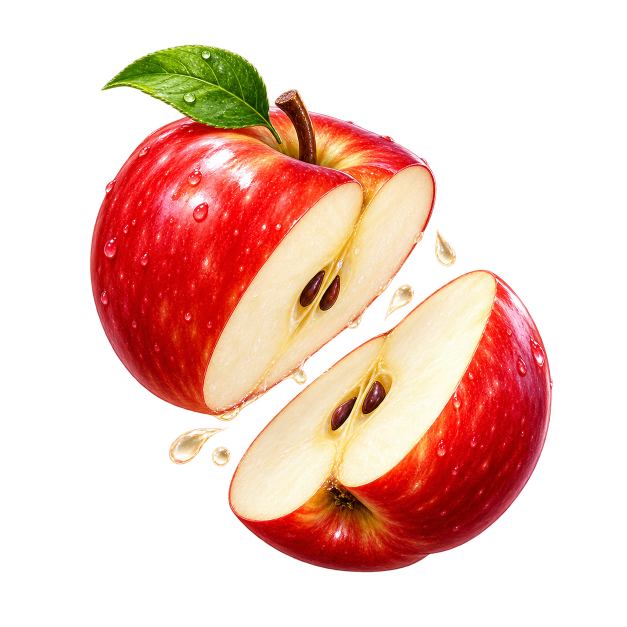
#> input picture ArtSource/PRD-v1.0/FruitReferences/apple/cut.png, 1254 x 1254 px (shown at 1/2 size)
$ python -i ground_fruit_references.py   (imports and definitions only)
#> lines starting #> are read from the running program, lines starting #| are printed output that depends on the picture
#!/usr/bin/env python3
"""Ground every PRD v1.0 fruit reference pair before any modeling.

Per fruit: verify both PNGs against the PRD manifest hashes, copy pristine
copies into the fruit's model directory, and measure a pixel profile
(silhouette bbox, quantized palette, interior dark/bright clusters) written
as <fruit>_grounding.json. The generating environment has no vision model,
so these measurements are the observed-facts basis for the per-fruit
reference manifests.

Run from the repository root:
  python3 Tools/Blender/ground_fruit_references.py
"""
from __future__ import annotations

import hashlib
import json
import shutil
from pathlib import Path

from PIL import Image

ROOT = Path(__file__).resolve().parents[2]
PRD_MANIFEST = ROOT / "ArtSource" / "PRD-v1.0" / "manifest.json"
MODELS = ROOT / "FruitWaveApp" / "Resources" / "Models"


def sha256(path: Path) -> str:
    digest = hashlib.sha256()
    with open(path, "rb") as handle:
        for chunk in iter(lambda: handle.read(1 << 20), b""):
            digest.update(chunk)
    return digest.hexdigest()


def profile(path: Path) -> dict:
    """Pixel profile: silhouette + palette + bright/dark clusters."""
    image = Image.open(path).convert("RGBA")
#> image is the input picture: PIL image 1254x1254 RGBA; mean R, G, B, A 86.6, 48.1, 36.9, 96.9
    width, height = image.size
#> width = 1254; height = 1254
    rgba = image.getdata()
    min_x = min_y = 10 ** 9
    max_x = max_y = -1
    opaque = 0
    # Downsampled luminance map for cluster stats.
    small = image.convert("RGB").resize((96, 96))
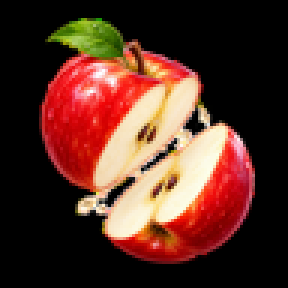
#> small: PIL image 96x96 RGB (shown 3 times larger); mean R, G, B 86.8, 48.2, 37
    lum_rows = []
    for py in range(96):
        row = []
        for px in range(96):
            r, g, b = small.getpixel((px, py))
            row.append(0.2126 * r + 0.7152 * g + 0.0722 * b)
        lum_rows.append(row)
#> after the loop, lum_rows = 96 items
    for y in range(height):
        for x in range(width):
            _, _, _, a = rgba[y * width + x]
            if a > 0.8:
                opaque += 1
                min_x = min(min_x, x)
                max_x = max(max_x, x)
                min_y = min(min_y, y)
                max_y = max(max_y, y)
#> after the loop, opaque = 636901
    if opaque == 0:
        return {"opaque_pct": 0.0}
    bbox = {
        "left_pct": round(100 * min_x / width, 1),
        "right_pct": round(100 * max_x / width, 1),
        "top_pct": round(100 * min_y / height, 1),
        "bottom_pct": round(100 * max_y / height, 1),
        "width_pct": round(100 * (max_x - min_x) / width, 1),
        "height_pct": round(100 * (max_y - min_y) / height, 1),
        "aspect_w_h": round((max_x - min_x) / max(1, (max_y - min_y)), 3),
    }
    quantized = small.quantize(colors=8, method=Image.MEDIANCUT)
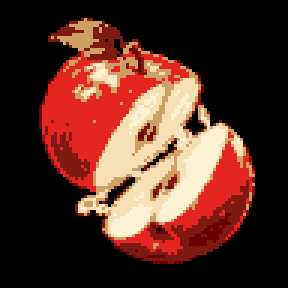
#> quantized: PIL image 96x96 P (shown 3 times larger); mean R, G, B 86.3, 47.9, 38
    palette = sorted(quantized.getcolors(96 * 96), reverse=True)
#> palette = [(5281, 7), (1141, 3), (787, 1), (678, 4), (625, 2), (442, 0), (142, 5), (120, 6)]
    colors = []
    for count, index in palette:
        r, g, b = quantized.getpalette()[3 * index:3 * index + 3]
        colors.append({"pct": round(100 * count / (96 * 96), 1), "rgb": [r, g, b]})
#> this loop made 8 passes
#> (count, index, r, g, b) on passes 1 to 8: (5281, 7, 0, 0, 0), (1141, 3, 229, 37, 33), (787, 1, 246, 223, 181), (678, 4, 127, 26, 19), (625, 2, 206, 160, 101), (442, 0, 251, 241, 211), (142, 5, 105, 0, 1), (120, 6, 0, 0, 2)
#> after the loop, colors = 8 items
    # Corner colors approximate the background family.
    corners = [small.getpixel(p) for p in ((2, 2), (93, 2), (2, 93), (93, 93))]
#> corners = [(0, 0, 0), (0, 0, 0), (0, 0, 0), (0, 0, 0)]
    background = tuple(round(sum(channel[i] for channel in corners) / 4) for i in range(3))
#> background = (0, 0, 0)
    # Bright clusters (specular) and dark clusters (seeds/pits) inside the
    # opaque bbox, measured on the downsampled map.
    bright = dark = 0
    for py in range(96):
        for px in range(96):
            x_frac = px / 96
            y_frac = py / 96
            if not (bbox["left_pct"] / 100 <= x_frac <= bbox["right_pct"] / 100):
                continue
            if not (bbox["top_pct"] / 100 <= y_frac <= bbox["bottom_pct"] / 100):
                continue
            lum = lum_rows[py][px]
            if lum > 215:
                bright += 1
            elif lum < 45:
                dark += 1
#> after the loop, bright = 1036; dark = 5617
    inside = 96 * 96
    return {
        "opaque_pct": round(100 * opaque / (width * height), 2),
        "bbox": bbox,
        "palette": colors,
        "background_rgb": list(background),
        "bright_pct_of_bbox": round(100 * bright / inside, 2),
        "dark_pct_of_bbox": round(100 * dark / inside, 2),
    }


def main() -> None:
    if not PRD_MANIFEST.is_file():
        raise FileNotFoundError(f"PRD reference index is missing: {PRD_MANIFEST}")
    prd = json.loads(PRD_MANIFEST.read_text())
    report = {}
    for entry in sorted(prd["assets"], key=lambda a: (a["fruit"], a["role"])):
        fruit = entry["fruit"]
        role = entry["role"]
        source = ROOT / entry["path"]
        digest = sha256(source)
        verified = digest == entry["sha256"]
        title = fruit.title().replace("_", "")
        out_dir = MODELS / title
        out_dir.mkdir(parents=True, exist_ok=True)
        suffix = "" if role == "whole" else "_cut"
        pristine = out_dir / f"{fruit}_reference{suffix}.png"
        shutil.copyfile(source, pristine)
        report.setdefault(fruit, {})[role] = {
            "sha256_verified": verified,
            "source": entry["path"],
            "pristine_copy": str(pristine.relative_to(ROOT)),
            "profile": profile(source),
        }
        print(f"{fruit:14s} {role:5s} hash={'OK' if verified else 'MISMATCH'} {pristine.name}")
    (ROOT / "Tools" / "Blender" / "grounding_report.json").write_text(
        json.dumps(report, ensure_ascii=False, indent=2) + "\n"
    )
    print("grounding_report.json written")


# [2 lines not run here, left out]

>>> result = profile('../../ArtSource/PRD-v1.0/FruitReferences/apple/cut.png')
#> result = 6 items

$ run again, on ArtSource/PRD-v1.0/FruitReferences/apple/whole.png
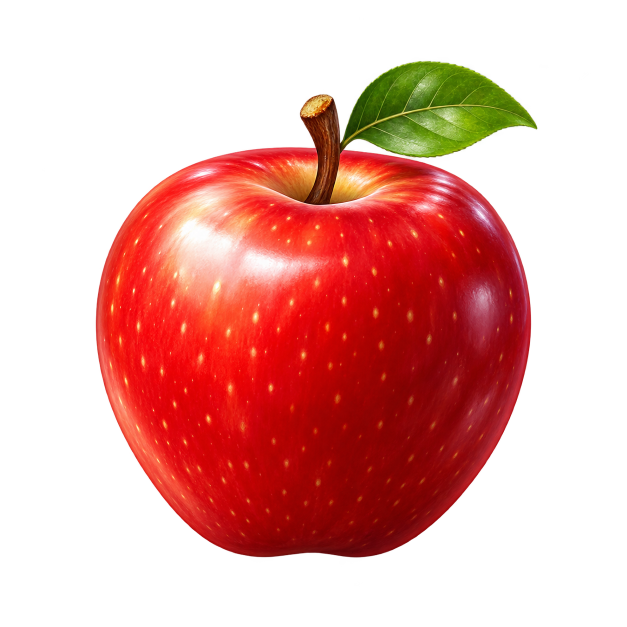
#> input picture ArtSource/PRD-v1.0/FruitReferences/apple/whole.png, 1254 x 1254 px (shown at 1/2 size)
#> in profile, image is the input picture: PIL image 1254x1254 RGBA; mean R, G, B, A 78.4, 19.3, 13.8, 102.3
#> in profile, `small = image.convert("RGB").resize((96, 96))`:
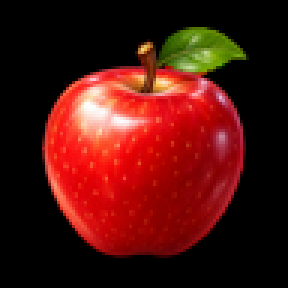
#> small: PIL image 96x96 RGB (shown 3 times larger); mean R, G, B 78.5, 19.4, 13.8
#> after the loop in profile, `for py in range(96):`: lum_rows = 96 items
#> after the loop in profile, `for y in range(height):`: opaque = 652024
#> in profile, `quantized = small.quantize(colors=8, method=Image.MEDIANCUT)`:
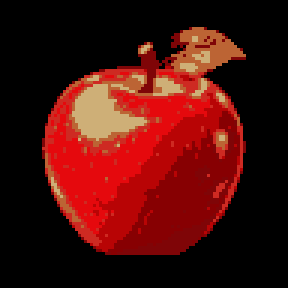
#> quantized: PIL image 96x96 P (shown 3 times larger); mean R, G, B 75.9, 15.7, 11.3
#> palette = [(5417, 7), (785, 3), (671, 6), (565, 4), (540, 2), (443, 1), (415, 5), (380, 0)]
#> the loop in profile, `for count, index in palette:` made 8 passes
#> (count, index, r, g, b) on passes 1 to 8: (5417, 7, 0, 0, 0), (785, 3, 229, 9, 13), (671, 6, 135, 0, 2), (565, 4, 184, 4, 5), (540, 2, 206, 42, 34), (443, 1, 188, 100, 52), (415, 5, 127, 5, 7), (380, 0, 206, 175, 119)
#> after the loop in profile, `for count, index in palette:`: colors = 8 items
#> corners = [(0, 0, 0), (0, 0, 0), (0, 0, 0), (0, 0, 0)]
#> background = (0, 0, 0)
#> after the loop in profile, `for py in range(96):`: bright = 87; dark = 6174
#> result = 6 items
